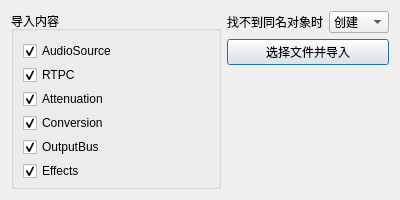
<?xml version="1.0" encoding="UTF-8"?>
<ui version="4.0">
 <class>WorkUnitImporter</class>
 <widget class="QDialog" name="WorkUnitImporter">
  <property name="geometry">
   <rect>
    <x>0</x>
    <y>0</y>
   <width>400</width>
   <height>200</height>
   </rect>
  </property>
  <property name="windowTitle">
   <string>WorkUnit导入工具</string>
  </property>
  <layout class="QHBoxLayout" name="horizontalLayout_2">
   <item>
    <widget class="QGroupBox" name="groupBox">
     <property name="minimumSize">
      <size>
       <width>210</width>
       <height>0</height>
      </size>
     </property>
     <property name="maximumSize">
      <size>
       <width>210</width>
       <height>16777215</height>
      </size>
     </property>
     <property name="title">
      <string>导入内容</string>
     </property>
     <widget class="QCheckBox" name="cbxImportEffects">
      <property name="geometry">
       <rect>
       <x>12</x>
        <y>150</y>
       <width>180</width>
        <height>20</height>
       </rect>
      </property>
      <property name="text">
       <string>Effects</string>
      </property>
      <property name="checked">
       <bool>true</bool>
      </property>
     </widget>
     <widget class="QCheckBox" name="cbxImportSourceFile">
      <property name="geometry">
       <rect>
       <x>12</x>
        <y>30</y>
       <width>180</width>
        <height>20</height>
       </rect>
      </property>
      <property name="text">
       <string>AudioSource</string>
      </property>
      <property name="checked">
       <bool>true</bool>
      </property>
     </widget>
     <widget class="QCheckBox" name="cbxImportConversion">
      <property name="geometry">
       <rect>
       <x>12</x>
        <y>102</y>
       <width>180</width>
        <height>20</height>
       </rect>
      </property>
      <property name="text">
       <string>Conversion</string>
      </property>
      <property name="checked">
       <bool>true</bool>
      </property>
     </widget>
     <widget class="QCheckBox" name="cbxImportAttenuation">
      <property name="geometry">
       <rect>
       <x>12</x>
        <y>78</y>
       <width>180</width>
        <height>20</height>
       </rect>
      </property>
      <property name="text">
       <string>Attenuation</string>
      </property>
      <property name="checked">
       <bool>true</bool>
      </property>
     </widget>
     <widget class="QCheckBox" name="cbxImportBus">
      <property name="geometry">
       <rect>
       <x>12</x>
        <y>126</y>
       <width>180</width>
        <height>20</height>
       </rect>
      </property>
      <property name="text">
       <string>OutputBus</string>
      </property>
      <property name="checked">
       <bool>true</bool>
      </property>
     </widget>
     <widget class="QCheckBox" name="cbxImportRTPC">
      <property name="geometry">
       <rect>
       <x>12</x>
        <y>54</y>
       <width>180</width>
        <height>20</height>
       </rect>
      </property>
      <property name="text">
       <string>RTPC</string>
      </property>
      <property name="checked">
       <bool>true</bool>
      </property>
     </widget>
    </widget>
   </item>
   <item>
    <layout class="QVBoxLayout" name="verticalLayout">
     <item>
      <layout class="QHBoxLayout" name="horizontalLayout">
       <item>
        <widget class="QLabel" name="lblMissingAction">
         <property name="text">
          <string>找不到同名对象时</string>
         </property>
        </widget>
       </item>
       <item>
        <widget class="QComboBox" name="cbbMissingAction">
         <item>
          <property name="text">
           <string>创建</string>
          </property>
         </item>
         <item>
          <property name="text">
           <string>警告</string>
          </property>
         </item>
         <item>
          <property name="text">
           <string>忽略</string>
          </property>
         </item>
        </widget>
       </item>
      </layout>
     </item>
     <item>
      <widget class="QPushButton" name="btnStartImport">
       <property name="text">
        <string>选择文件并导入</string>
       </property>
      </widget>
     </item>
     <item>
      <widget class="QLabel" name="lblCurrentObject">
       <property name="text">
        <string> </string>
       </property>
      </widget>
     </item>
     <item>
      <widget class="QLabel" name="lblObjectCount">
       <property name="text">
        <string> </string>
       </property>
      </widget>
     </item>
    </layout>
   </item>
  </layout>
 </widget>
 <resources/>
 <connections/>
</ui>
